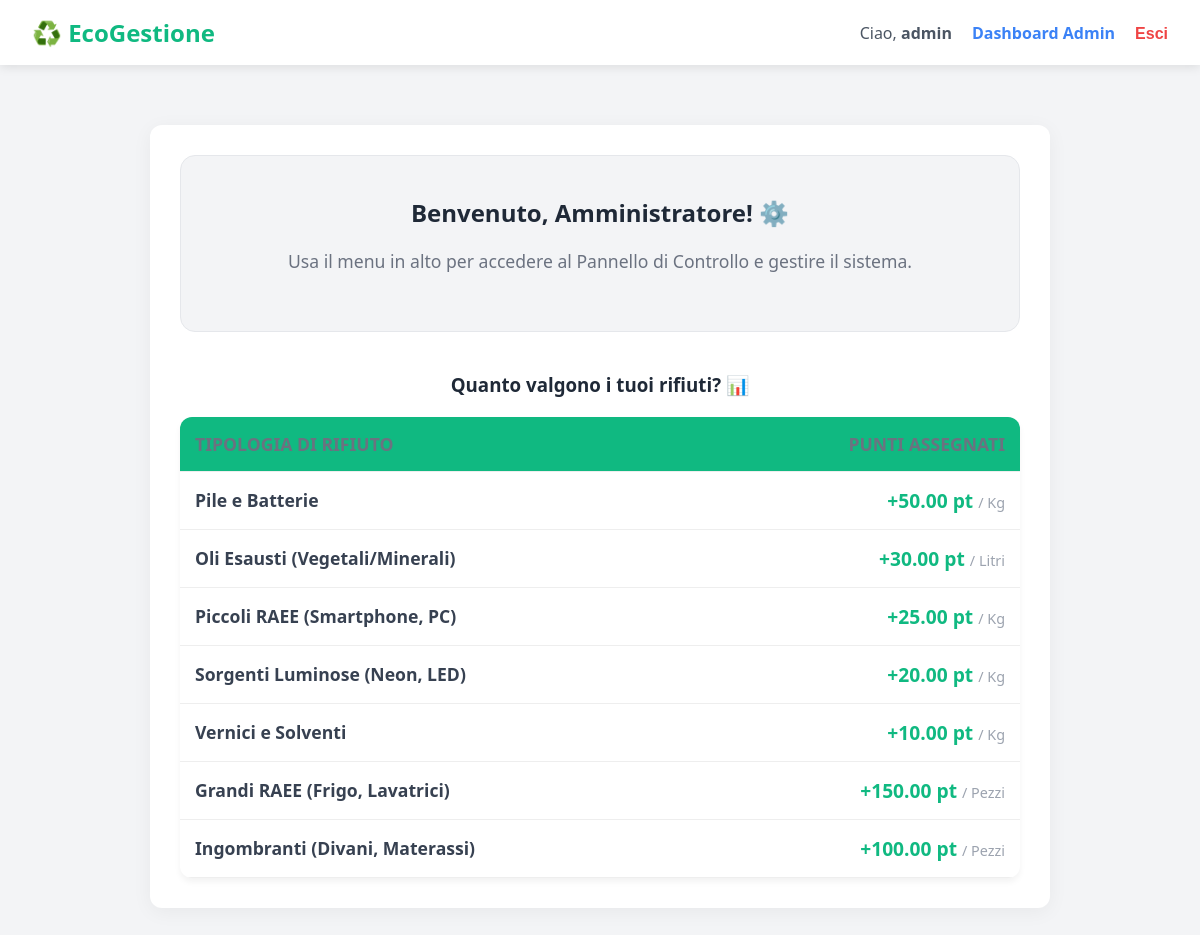
Screenshot of / (signed in) with the database file from the repository.
### gestione_rifiuti/models.py (models this page shows, shortened)
class TipologiaRifiuto(models.Model): # Definisce una tabella che mappa i tipi di rifiuto (es. Plastica, Vetro, Carta)
    nome = models.CharField(max_length=100) # Colonna di testo per il nome della tipologia di rifiuto, massimo 100 caratteri
    unita_di_misura = models.CharField(max_length=10) # Colonna di testo per indicare l'unità (es. "kg", "litri", "pezzi")
    punti_per_unita = models.DecimalField(max_digits=10, decimal_places=2) # Colonna decimale: indica quanti punti vale 1 unità di questo rifiuto (fino a 10 cifre totali, di cui 2 decimali)
    attivo = models.BooleanField(default=True)  # <-- AGGIUNTO # Colonna VERO/FALSO per disabilitare vecchie tipologie di rifiuti senza cancellarle dal DB. Default VERO.

### gestione_rifiuti/views.py (the view)
# urls.py: path('', views.homepage, name='homepage'),
def homepage(request): # Definisce la funzione per la pagina principale del sito. 'request' contiene i dati della visita dell'utente
    rifiuti = TipologiaRifiuto.objects.all() # Prende dal database tutte le tipologie di rifiuto disponibili
    return render(request, 'gestione_rifiuti/homepage.html', {'rifiuti': rifiuti}) # Mostra il file HTML della homepage, passandogli la lista dei rifiuti da far vedere a schermo

### gestione_rifiuti/templates/gestione_rifiuti/homepage.html (shortened to what this page needs)
{% extends 'gestione_rifiuti/base.html' %}
{% block content %}
    {% if user.is_superuser %}
        <div style="text-align: center; margin-bottom: 40px; padding: 40px; background: #f3f4f6; border-radius: 15px; border: 1px solid #e5e7eb;">
            <h2 style="color: #1f2937; margin-top: 0;">Benvenuto, Amministratore! ⚙️</h2>
            <p style="color: #6b7280; font-size: 1.1rem;">Usa il menu in alto per accedere al Pannello di Controllo e gestire il sistema.</p>
        </div>
    {% endif %}
    <h3 style="text-align: center; margin-bottom: 20px; color: #1f2937;">Quanto valgono i tuoi rifiuti? 📊</h3>
    <table style="width: 100%; border-collapse: collapse; background: white; box-shadow: 0 4px 6px rgba(0,0,0,0.05); border-radius: 12px; overflow: hidden;">
        <thead style="background: #10b981; color: white;">
            <tr>
                <th style="padding: 15px; text-align: left; font-size: 1.1rem;">Tipologia di Rifiuto</th>
                <th style="padding: 15px; text-align: right; font-size: 1.1rem;">Punti Assegnati</th>
            </tr>
        </thead>
        <tbody>
            {% for rifiuto in rifiuti %}
                <tr style="border-bottom: 1px solid #f3f4f6;">
                    <td style="padding: 15px; font-size: 1.1rem; color: #374151;">
                        <strong>{{ rifiuto.nome }}</strong>
                    </td>
                    <td style="padding: 15px; text-align: right; color: #10b981; font-weight: 800; font-size: 1.2rem;">
                        +{{ rifiuto.punti_per_unita }} pt
                        <span style="color: #9ca3af; font-weight: normal; font-size: 0.9rem;">/ {{ rifiuto.unita_di_misura }}</span>
                    </td>
                </tr>
            {% empty %}
                <tr>
                    <td colspan="2" style="text-align: center; color: #6b7280; padding: 40px; font-style: italic;">
                        Nessun rifiuto è stato ancora configurato dal Comune.
                    </td>
                </tr>
            {% endfor %}
        </tbody>
    </table>
{% endblock %}

### gestione_rifiuti/templates/gestione_rifiuti/base.html (shortened to what this page needs)
<!DOCTYPE html>
<html lang="it">
<head>
</head>
<body>
    <nav class="navbar">
        <a href="/" class="navbar-brand">♻️ EcoGestione</a>
 <div style="display: flex; align-items: center; gap: 20px;">
    {% if user.is_authenticated %}
        <span style="color: #4b5563;">Ciao, <strong>{{ user.username }}</strong></span>
        {% if user.is_superuser %}
            <a href="/dashboard-admin/" style="color: #3b82f6; font-weight: bold; text-decoration: none;">Dashboard Admin</a>
        {% elif user.operatoreecologico %}
            <a href="/punto-cassa/" style="color: #10b981; font-weight: bold; text-decoration: none;">Punto Cassa</a>
        {% else %}
            <a href="/profilo/" style="color: #374151; text-decoration: none; font-weight: bold;">Profilo</a>
            <a href="/area-riscatto/" style="color: #d97706; text-decoration: none; font-weight: bold;">🎁 Premi</a>
        {% endif %}
        <form action="/logout/" method="post" style="display:inline; margin: 0;">
            <button type="submit" style="background: none; border: none; color: #ef4444; font-weight: bold; cursor: pointer; font-size: 1rem; padding: 0;">Esci</button>
        </form>
    {% else %}
        <a href="/login/" style="color: #374151; text-decoration: none; font-weight: bold;">Accedi</a>
        <a href="/registrazione/" style="background: #10b981; color: white; padding: 8px 15px; border-radius: 8px; text-decoration: none; font-weight: bold;">Registrati</a>
    {% endif %}
</div>
    </nav>
    <div class="container">
        <div class="card">
            {% block content %}
            {% endblock %}
        </div>
    </div>
</body>
</html>

### gestione_rifiuti/templates/gestione_rifiuti/base.html (style rules this page uses)
:root { --primary: #10b981; --primary-hover: #059669; --dark: #1f2937; --light: #f3f4f6; --white: #ffffff; }
body { font-family: 'Segoe UI', sans-serif; background-color: var(--light); margin: 0; padding: 0; }
.navbar { background-color: var(--white); padding: 1rem 2rem; display: flex; justify-content: space-between; align-items: center; box-shadow: 0 2px 10px rgba(0,0,0,0.1); position: sticky; top: 0; z-index: 1000; }
.navbar-brand { font-size: 1.5rem; font-weight: bold; color: var(--primary); text-decoration: none; }
.container { max-width: 900px; margin: 40px auto; padding: 20px; }
.card { background: var(--white); padding: 30px; border-radius: 12px; box-shadow: 0 4px 20px rgba(0,0,0,0.05); }
table { width: 100%; border-collapse: collapse; margin-top: 20px; }
th, td { padding: 12px; border-bottom: 1px solid #eee; text-align: left; }
th { color: #6b7280; font-size: 0.8rem; text-transform: uppercase; }

### rows the page displays
TipologiaRifiuto: nome "Pile e Batterie", punti_per_unita "50.00", unita_di_misura "Kg"
TipologiaRifiuto: nome "Oli Esausti (Vegetali/Minerali)", punti_per_unita "30.00", unita_di_misura "Litri"
TipologiaRifiuto: nome "Piccoli RAEE (Smartphone, PC)", punti_per_unita "25.00", unita_di_misura "Kg"
TipologiaRifiuto: nome "Sorgenti Luminose (Neon, LED)", punti_per_unita "20.00", unita_di_misura "Kg"
TipologiaRifiuto: nome "Vernici e Solventi", punti_per_unita "10.00", unita_di_misura "Kg"
TipologiaRifiuto: nome "Grandi RAEE (Frigo, Lavatrici)", punti_per_unita "150.00", unita_di_misura "Pezzi"
TipologiaRifiuto: nome "Ingombranti (Divani, Materassi)", punti_per_unita "100.00", unita_di_misura "Pezzi"

### other values shown
{{ user.username }} "admin"
